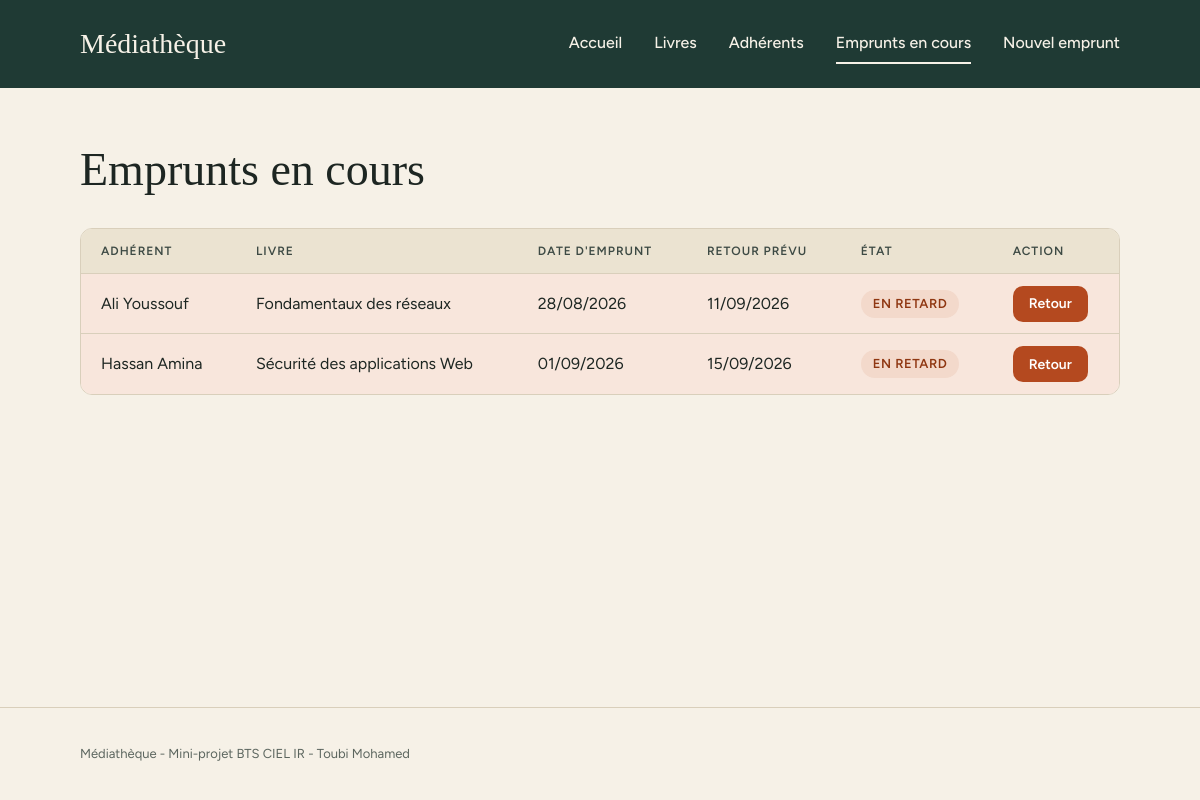
/emprunts.php, run on the app's committed database.
### tables this page shows
CREATE TABLE `emprunt` (
  `id_emprunt` int(11) NOT NULL,
  `id_adherent` int(11) NOT NULL,
  `id_livre` int(11) NOT NULL,
  `date_emprunt` date NOT NULL,
  `date_retour_prevue` date NOT NULL,
  `date_retour` date DEFAULT NULL
);

CREATE TABLE `adherent` (
  `id_adherent` int(11) NOT NULL,
  `nom` varchar(80) NOT NULL,
  `prenom` varchar(80) NOT NULL,
  `email` varchar(150) NOT NULL,
  `date_inscription` date NOT NULL
);

CREATE TABLE `livre` (
  `id_livre` int(11) NOT NULL,
  `titre` varchar(200) NOT NULL,
  `isbn` varchar(20) NOT NULL,
  `annee_publication` int(11) DEFAULT NULL,
  `disponible` tinyint(1) NOT NULL DEFAULT 1,
  `id_categorie` int(11) NOT NULL
);

### emprunts.php (the view, shortened to what this page needs)
<?php
require 'config/db.php';
$sql = "SELECT emprunt.id_emprunt, adherent.nom, adherent.prenom, livre.titre,
               emprunt.date_emprunt, emprunt.date_retour_prevue
        FROM emprunt
        JOIN adherent ON adherent.id_adherent = emprunt.id_adherent
        JOIN livre ON livre.id_livre = emprunt.id_livre
        WHERE emprunt.date_retour IS NULL
        ORDER BY emprunt.date_retour_prevue";
$emprunts = $pdo->query($sql)->fetchAll();
$aujourdhui = date('Y-m-d');
require 'includes/header.php';
?>
<h1 class="page-title">Emprunts en cours</h1>
<?php if (count($emprunts) === 0): ?>
    <p class="lead">Aucun emprunt en cours.</p>
<?php else: ?>
    <div class="table-wrap">
    <table class="table">
        <thead>
            <tr>
                <th>Adhérent</th>
                <th>Livre</th>
                <th>Date d'emprunt</th>
                <th>Retour prévu</th>
                <th>État</th>
                <th>Action</th>
            </tr>
        </thead>
        <tbody>
            <?php foreach ($emprunts as $emprunt): ?>
                <?php
                $enRetard = false;
                if ($emprunt['date_retour_prevue'] < $aujourdhui) {
                    $enRetard = true;
                }
                ?>
                <tr class="<?php if ($enRetard) { echo 'row-late'; } ?>">
                    <td><?php echo htmlspecialchars($emprunt['nom'] . ' ' . $emprunt['prenom']); ?></td>
                    <td><?php echo htmlspecialchars($emprunt['titre']); ?></td>
                    <td><?php echo htmlspecialchars(date('d/m/Y', strtotime($emprunt['date_emprunt']))); ?></td>
                    <td><?php echo htmlspecialchars(date('d/m/Y', strtotime($emprunt['date_retour_prevue']))); ?></td>
                    <td>
                        <?php if ($enRetard): ?>
                            <span class="badge badge-late">EN RETARD</span>
                        <?php else: ?>
                            <span class="badge badge-out">En cours</span>
                        <?php endif; ?>
                    </td>
                    <td>
                        <form method="post" action="retour.php">
                            <button type="submit" class="btn btn-small">Retour</button>
                        </form>
                    </td>
                </tr>
            <?php endforeach; ?>
        </tbody>
    </table>
    </div>
<?php endif; ?>
<?php require 'includes/footer.php'; ?>

### assets/style.css (style rules this page uses)
:root { --bg: #f6f1e7; --ink: #1d2622; --soft: #3d4a44; --muted: #5c665f; --green: #1f3a34; --green-2: #2f5a50; --sand: #ebe3d1; --sand-2: #d9c9a3; --rose: #e8b9a1; --line: #d9cfbb; --accent: #b4491f; --accent-dark: #8f3712; --card: #fbf8f1; --white: #ffffff; --late: #f8e6dc; --late-badge: #f3d9cb; --ok: #dfe9e2; --out: #e8dcc0; --out-text: #5a4a2a; --ph: #6b746e; --display: 'Young Serif', Georgia, serif; --body: 'Figtree', system-ui, sans-serif; }
body { margin:0; min-height:100vh; display:flex; flex-direction:column; background:var(--bg); color:var(--ink); font-family:var(--body); font-size:16px; line-height:1.4; }
.page-title { margin:0; font-family:var(--display); font-weight:400; font-size:46px; line-height:1.12; color:var(--ink); }
.btn { height:48px; box-sizing:border-box; padding:0 28px; font-family:var(--body); font-size:16px; font-weight:600; color:var(--white); background:var(--accent); border:0; border-radius:10px; cursor:pointer; }
.btn-small { height:36px; padding:0 16px; font-size:14px; }
.table-wrap { overflow:hidden; background:var(--card); border:1px solid var(--line); border-radius:12px; }
.table { width:100%; border-collapse:collapse; }
.table th { padding:14px 20px; text-align:left; font-size:12px; font-weight:600; letter-spacing:0.08em; text-transform:uppercase; color:var(--soft); background:var(--sand); }
.table td { height:60px; box-sizing:border-box; padding:0 20px; border-top:1px solid var(--line); font-size:16px; }
.row-late { background:var(--late); }
.badge { display:inline-flex; align-items:center; height:28px; padding:0 12px; border-radius:999px; font-size:13px; font-weight:600; }
.badge-late { text-transform:uppercase; letter-spacing:0.04em; color:var(--accent-dark); background:var(--late-badge); }

### data on the page
emprunt: id_adherent.prenom "Ali Youssouf", id_livre.titre "Fondamentaux des réseaux", date_emprunt "28/08/2026", date_retour_prevue "11/09/2026", shows "EN RETARD"
emprunt: id_adherent.prenom "Hassan Amina", id_livre.titre "Sécurité des applications Web", date_emprunt "01/09/2026", date_retour_prevue "15/09/2026", shows "EN RETARD"
